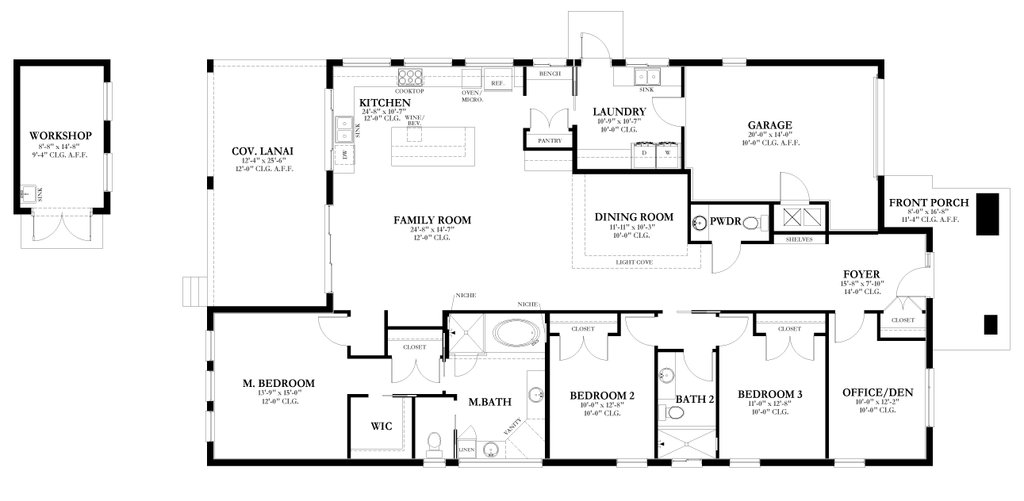
#> input picture w1024.jpg, 1024 x 501 px, found by its file name
$ python plan_vectorizer_2.py
#> lines starting #> are read from the running program, lines starting #| are printed output that depends on the picture; after the words box and inside, x2 and y2 are one past the last pixel; in counts of white or black regions, pixels touching at a corner belong together
import cv2
import numpy as np
import math
from itertools import combinations

############################################################
# STEP 0: Morphological Skeleton function
############################################################
def morphological_skeleton(binary):
    """
    Perform skeletonization on a binary image so that thick lines are
    reduced to a single-pixel-wide representation. This is a pure
    OpenCV approach that doesn't require ximgproc.
    """
    # Convert to an editable copy
    temp = np.copy(binary)
    # Initialize an empty image to store the final skeleton
    skeleton = np.zeros_like(temp)

    # Use a 3x3 cross-shaped kernel
    kernel = cv2.getStructuringElement(cv2.MORPH_CROSS, (3, 3))

    while True:
        # Erode and then open (erode->dilate)
        eroded = cv2.erode(temp, kernel)
        opened = cv2.dilate(eroded, kernel)
        # Subtract opened from original to get the "edge" that will form part of skeleton
        temp_sub = cv2.subtract(temp, opened)
        # Combine this edge with what we already have in skeleton
        skeleton = cv2.bitwise_or(skeleton, temp_sub)
        # Update temp with the eroded image for the next iteration
        temp = eroded.copy()

        # If the image is fully eroded, we stop
        if cv2.countNonZero(temp) == 0:
            break

    return skeleton

############################################################
# STEP 1: Vectorize the floor plan
############################################################
def vectorize_floorplan(
    image_path,
    invert=False,
    morph_kernel_size=3,  # typically set to 0 if you're going to do skeletonization
    canny_threshold1=50,
    canny_threshold2=150,
    hough_threshold=50,
    min_line_length=30,
    max_line_gap=10
):
    # 1. Read the image in grayscale
    gray = cv2.imread(image_path, cv2.IMREAD_GRAYSCALE)
    if gray is None:
        raise FileNotFoundError(f"Could not load image: {image_path}")

    # 2. Optionally invert if walls are white on black
    if invert:
        gray = cv2.bitwise_not(gray)

    # 3. Threshold to get a clean black-and-white image
    #    (Since it's typically a crisp floor plan, a fixed threshold should suffice)
    _, binary = cv2.threshold(gray, 128, 255, cv2.THRESH_BINARY)

    # 4. (Optional) Morphological operations (e.g. dilation). Usually skip if doing skeleton.
    #    For instance, if you want to unify small cracks before skeletonizing, do one small dilation:
    if morph_kernel_size > 0:
        kernel = cv2.getStructuringElement(cv2.MORPH_RECT, (morph_kernel_size, morph_kernel_size))
        binary = cv2.dilate(binary, kernel, iterations=1)

    # 5. Create a skeleton from the thick walls
    skeleton = morphological_skeleton(binary)

    # 6. Edge detection on the skeleton
    #    The skeleton is already mostly a single-pixel line, but Canny can help finalize edges
    edges = cv2.Canny(skeleton, canny_threshold1, canny_threshold2)

    # 7. Hough line detection on the skeleton edges
    lines_p = cv2.HoughLinesP(
        edges,
        rho=1,
        theta=np.pi / 180,
        threshold=hough_threshold,
        minLineLength=min_line_length,
        maxLineGap=max_line_gap
    )

    # Convert Hough lines to a friendlier format
    wall_vectors = []
    if lines_p is not None:
        for line in lines_p:
            x1, y1, x2, y2 = line[0]
            # In a skeleton, 'width' is somewhat arbitrary; pick a small thickness
            wall_width = 2
            wall_vectors.append({
                "start": (x1, y1),
                "end": (x2, y2),
                "width": wall_width
            })

    # 8. (Optional) detect rectangular objects. This might require working on the original binary
    contours, _ = cv2.findContours(binary, cv2.RETR_EXTERNAL, cv2.CHAIN_APPROX_SIMPLE)
    objects = []
    for cnt in contours:
        approx = cv2.approxPolyDP(cnt, 0.02 * cv2.arcLength(cnt, True), True)
        if len(approx) == 4:
            x, y, w, h = cv2.boundingRect(approx)
            # Heuristic: "door/window" if small; otherwise "large_feature"
            obj_type = "door/window" if max(w, h) < 100 else "large_feature"
            objects.append({
                "position": (x, y),
                "width": w,
                "height": h,
                "type": obj_type
            })

    return wall_vectors, objects

############################################################
# Helper: Find intersection of two line segments
############################################################
def line_segment_intersection(p1, p2, p3, p4, epsilon=1e-9):
    x1, y1 = p1
    x2, y2 = p2
    x3, y3 = p3
    x4, y4 = p4

    a1 = y2 - y1
    b1 = x1 - x2
    c1 = a1 * x1 + b1 * y1

    a2 = y4 - y3
    b2 = x3 - x4
    c2 = a2 * x3 + b2 * y3

    determinant = a1 * b2 - a2 * b1
    if abs(determinant) < epsilon:
        return None

    x = (b2 * c1 - b1 * c2) / determinant
    y = (a1 * c2 - a2 * c1) / determinant

    def within_segment(px, py, ax, ay, bx, by):
        return (min(ax, bx) - epsilon <= px <= max(ax, bx) + epsilon and
                min(ay, by) - epsilon <= py <= max(ay, by) + epsilon)

    if (within_segment(x, y, x1, y1, x2, y2) and
        within_segment(x, y, x3, y3, x4, y4)):
        return (x, y)

    return None

############################################################
# STEP 2: Redraw geometry on a blank canvas
############################################################
def draw_floorplan(vectors, objects, canvas_size=(800, 800)):
    """
    Draw lines (walls) and rectangles (doors, windows, etc.) on a white canvas
    without filling the rectangles. Then add small yellow dots for all line-line
    intersections (edge crossing).
    """
    w, h = canvas_size
    image = np.ones((h, w, 3), dtype=np.uint8) * 255

    # Draw lines
    for vector in vectors:
        start = tuple(vector["start"])
        end = tuple(vector["end"])
        width = vector["width"]
        cv2.line(image, start, end, (0, 0, 0), width)

    # Draw rectangle outlines
    for obj in objects:
        x, y = obj["position"]
        obj_w, obj_h = obj["width"], obj["height"]
        color = (128, 128, 128)  # Gray outline
        cv2.rectangle(image, (x, y), (x + obj_w, y + obj_h), color, 2)

    # Compute line-line intersections
    intersections = set()
    for (v1, v2) in combinations(vectors, 2):
        p1, p2 = v1["start"], v1["end"]
        p3, p4 = v2["start"], v2["end"]
        inter = line_segment_intersection(p1, p2, p3, p4)
        if inter is not None:
            ix, iy = map(int, inter)
            intersections.add((ix, iy))

    # Draw the intersection dots
    for (ix, iy) in intersections:
        cv2.circle(image, (ix, iy), 4, (0, 255, 255), -1)

    return image

############################################################
# STEP 3: Main demonstration
############################################################
def main():
    image_path = "../floor_plans/w1024.jpg"  # Path to your floor plan

    # Vectorize with skeletonization
    walls, objs = vectorize_floorplan(
        image_path,
        invert=False,            # True if your plan is white lines on black
        morph_kernel_size=0,     # Usually 0 if you're doing skeletonization
        canny_threshold1=30,
        canny_threshold2=100,
        hough_threshold=30,
        min_line_length=20,
        max_line_gap=5
    )
#> in vectorize_floorplan, gray is the input picture: shape (501, 1024); min 0, max 255, mean 240.6
#> in vectorize_floorplan, `_, binary = cv2.threshold(gray, 128, 255, cv2.THRESH_BINARY)`:
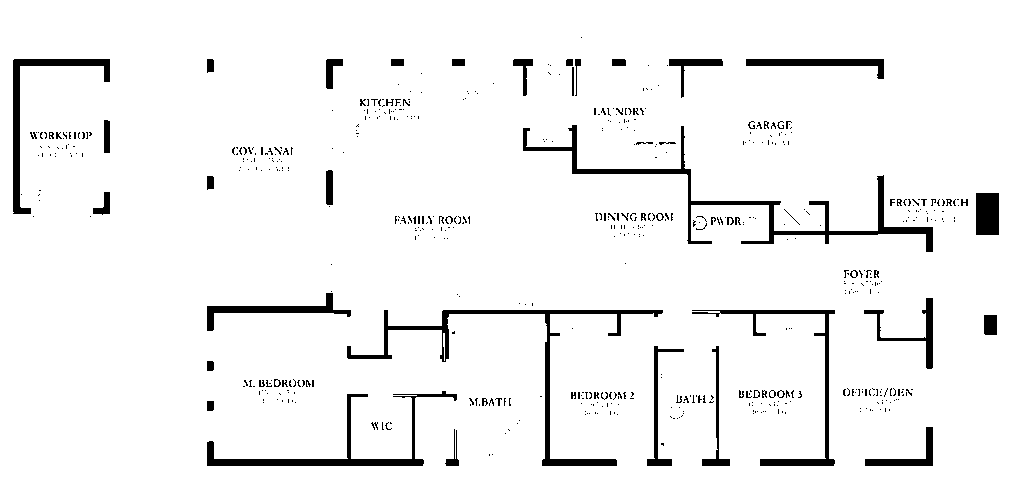
#> binary: shape (501, 1024); 95.2% white; 587 black regions (514 under 20 px), largest, box (x1, y1, x2, y2) and area: (523, 125, 933, 252) 3612, (347, 310, 663, 466) 3140, (207, 391, 457, 466) 2332
#> the loop in morphological_skeleton, `while True:` made 242 passes
#> pass 1, in morphological_skeleton, `temp_sub = cv2.subtract(temp, opened)`:
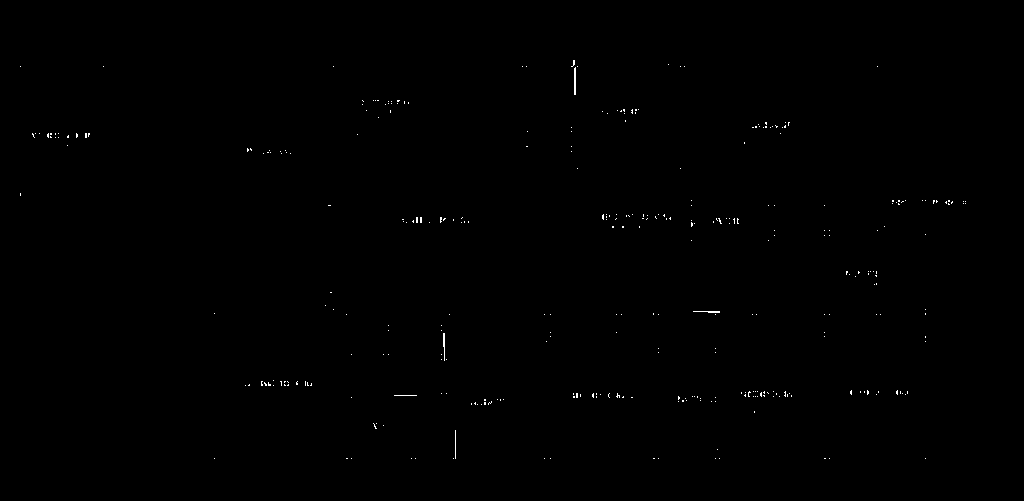
#> temp_sub: shape (501, 1024); 0.19% white in thin lines or dots, all inside (x1, y1, x2, y2) = (20, 60, 966, 459)
#> after the loop in morphological_skeleton, `while True:`: eroded: shape (501, 1024); every value is 0
#> after the loop in morphological_skeleton, `while True:`:
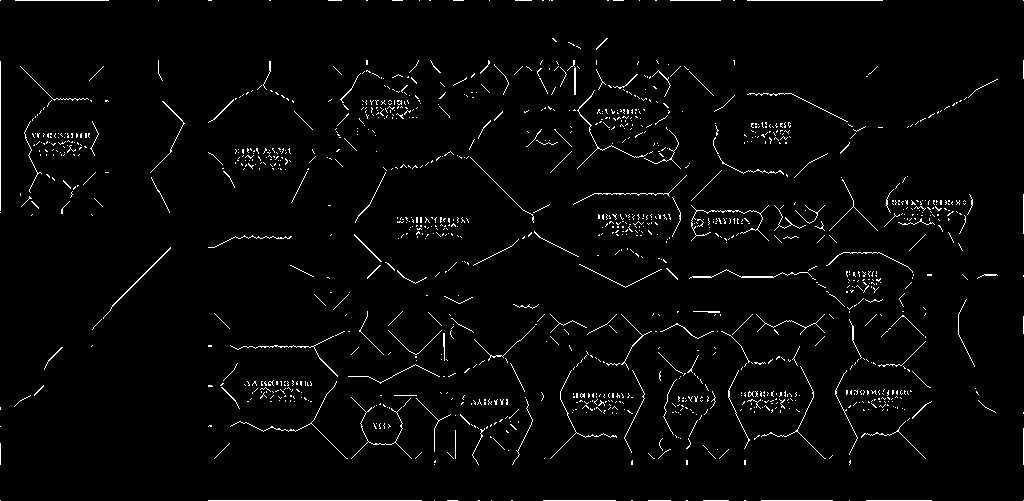
#> skeleton: shape (501, 1024); 2.4% white in thin lines or dots
#> in vectorize_floorplan, `edges = cv2.Canny(skeleton, canny_threshold1, canny_threshold2)`:
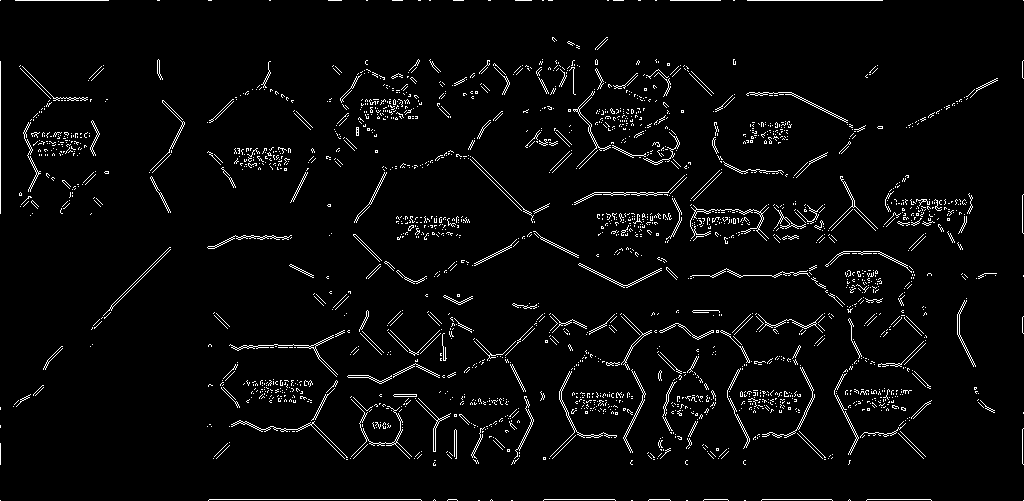
#> edges: shape (501, 1024); 3.6% white in thin lines or dots
#> in vectorize_floorplan, `lines_p = cv2.HoughLinesP( edges, rho=1, theta=np.pi / 180, threshold=..`: lines_p = 185 rows, first 6: [747, 0, 882, 0], [544, 499, 614, 499], [0, 213, 0, 61], [740, 393, 794, 393], [209, 499, 420, 499], [896, 200, 929, 199]
#> the loop in vectorize_floorplan, `for line in lines_p:` made 185 passes
#> after the loop in vectorize_floorplan, `for line in lines_p:`: wall_vectors = 185 items
#> in vectorize_floorplan, `contours, _ = cv2.findContours(binary, cv2.RETR_EXTERNAL, cv2.CHAIN_AP..`: contours = [[[0, 0], [0, 500], [1023, 500], [1023, 0]]]
#> the loop in vectorize_floorplan, `for cnt in contours:` made 1 pass
#> (approx, x, y, w, h, obj_type) on pass 1: ([[0, 0], [0, 500], [1023, 500], [1023, 0]], 0, 0, 1024, 501, 'large_feature')
#> after the loop in vectorize_floorplan, `for cnt in contours:`: objects = 1 item
#> walls = 185 items; objs = 1 item

    # Draw the final result on a canvas
    canvas = draw_floorplan(walls, objs, canvas_size=(800, 800))
#> the loop in draw_floorplan, `for vector in vectors:` made 185 passes
#> vector on passes 1 to 3: {'start': (747, 0), 'end': (882, 0), 'width': 2}, {'start': (544, 499), 'end': (614, 499), 'width': 2}, {'start': (0, 213), 'end': (0, 61), 'width': 2}
#> after the loop in draw_floorplan, `for vector in vectors:`:
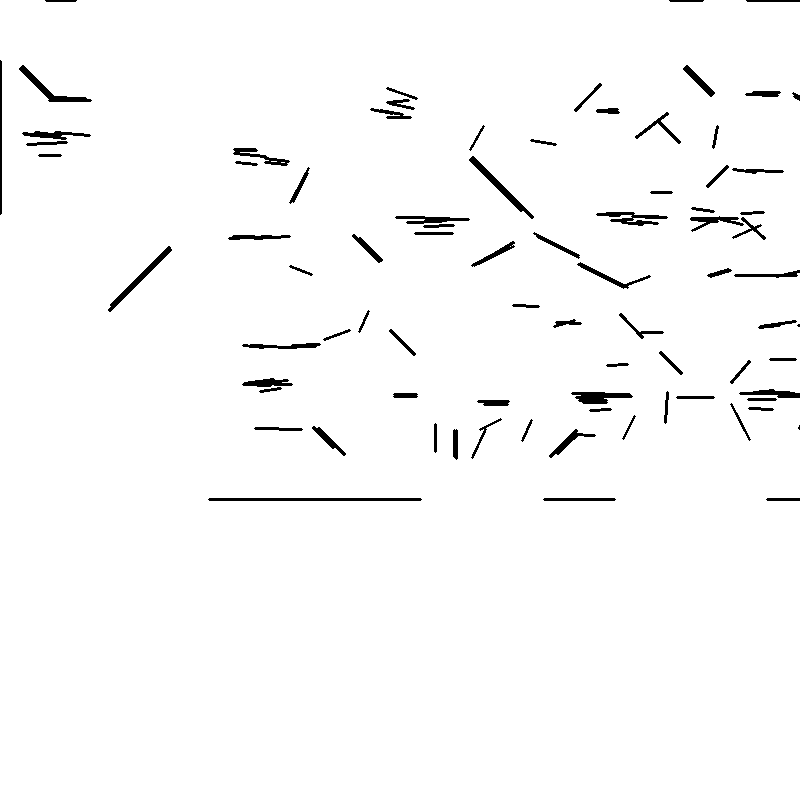
#> image: shape (800, 800, 3); 97.9% white; 81 black regions (2 under 20 px), largest, box (x1, y1, x2, y2) and area: (208, 498, 422, 501) 638, (469, 156, 534, 219) 517, (108, 246, 172, 312) 491
#> the loop in draw_floorplan, `for obj in objects:` made 1 pass
#> (x, y, obj_w, obj_h, color) on pass 1: (0, 0, 1024, 501, (128, 128, 128))
#> after the loop in draw_floorplan, `for obj in objects:`:
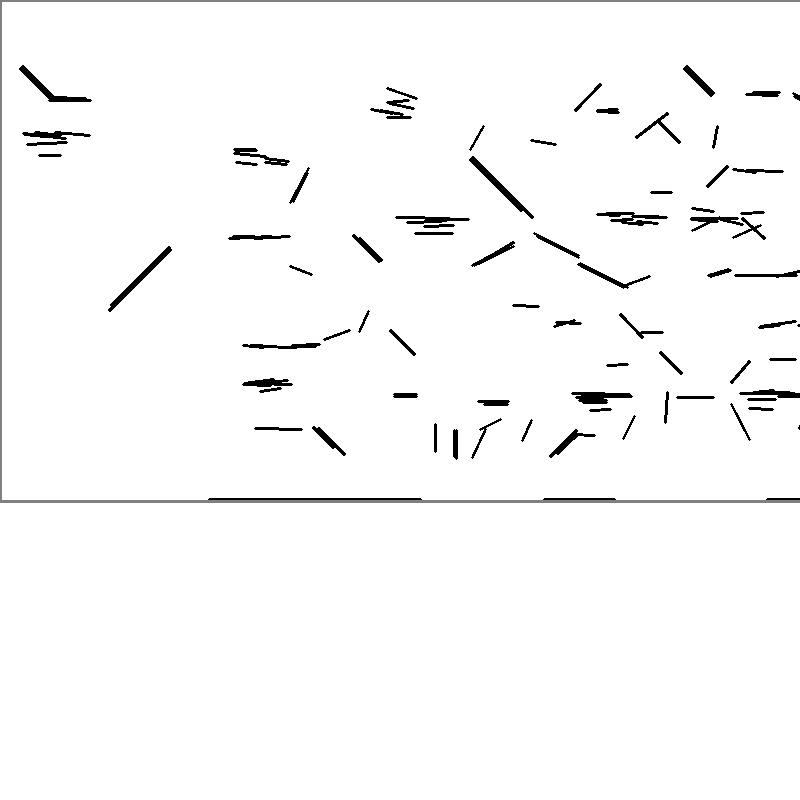
#> image: shape (800, 800, 3); 0.78% of pixels changed, all inside (x1, y1, x2, y2) = (0, 0, 800, 503)
#> the loop in draw_floorplan, `for (v1, v2) in combinations(vectors, 2):` made 17020 passes
#> v2 on passes 11 to 13: {'start': (415, 233), 'end': (452, 233), 'width': 2}, {'start': (741, 213), 'end': (763, 212), 'width': 2}, {'start': (691, 219), 'end': (717, 221), 'width': 2}
#> the loop in draw_floorplan, `for (ix, iy) in intersections:` made 11 passes
#> (ix, iy) on passes 1 to 11: (565, 322), (49, 97), (711, 220), (657, 120), (576, 434), (53, 97), (753, 228), (572, 434), (716, 218), (623, 285), (780, 275)
#> after the loop in draw_floorplan, `for (ix, iy) in intersections:`:
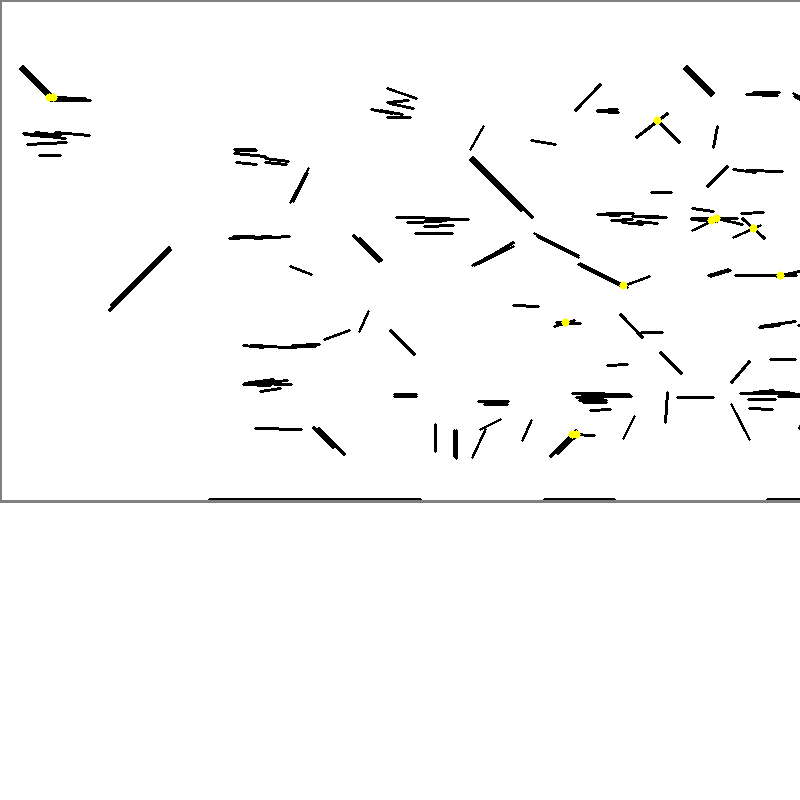
#> image: shape (800, 800, 3); 0.08% of pixels changed, all inside (x1, y1, x2, y2) = (45, 93, 785, 439); drawn as B, G, R

    # Show
    cv2.imshow("Vectorized Floorplan", canvas)
    cv2.waitKey(0)
    cv2.destroyAllWindows()

if __name__ == "__main__":
    main()
